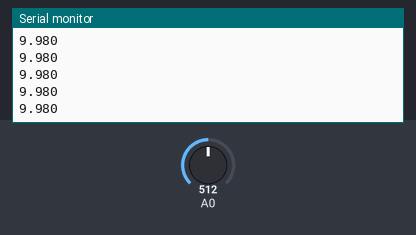
Simulated run of this sketch. Board: Arduino Uno, built with avr-gcc and run on an emulated ATmega328P. Parts: the last lines printed to the serial monitor. The inputs (shaded band) are chosen by the test bench; at power-on: A0 = 512. Storage starts empty.

Above: at 1.2 s.
1.3 s: A0 set to 0
At 1.53 s:
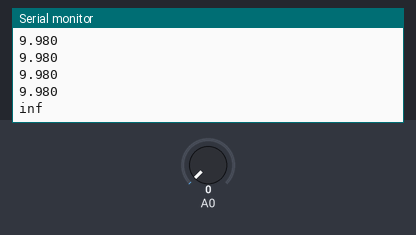
3.3 s: A0 set to 122
At 3.36 s:
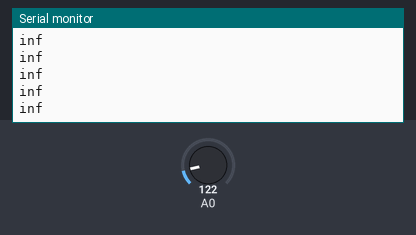

The sketch:

eda_SD_combination.ino
```cpp
#include <SPI.h>
#include <SD.h>

const int chipSelect = 10;
File dataFile;

void setup() {
    Serial.begin(9600);
    if (!SD.begin(chipSelect)) {
        Serial.println("SD initialization failed!");
        return;
    }
    Serial.println("SD initialized.");
}

void loop() {
    int raw = analogRead(A0);
    float voltage = raw * (5.0 / 1023.0);
    float resistance = (100000.0 * voltage) / (5.0 - voltage);
    float conductance_us = (1.0 / resistance) * 1000000.0;

    unsigned long timestamp = millis();

    dataFile = SD.open("eda_log.csv", FILE_WRITE);
    if (dataFile) {
        dataFile.print(timestamp);
        dataFile.print(",");
        dataFile.println(conductance_us, 3);
        dataFile.close();
    } else {
        Serial.println("Error opening file");
    }

    Serial.println(conductance_us, 3);

    delay(250);
}
```

Measured:
- after the input at 1.3 s, the serial monitor: prints a new line at once (image 1)
